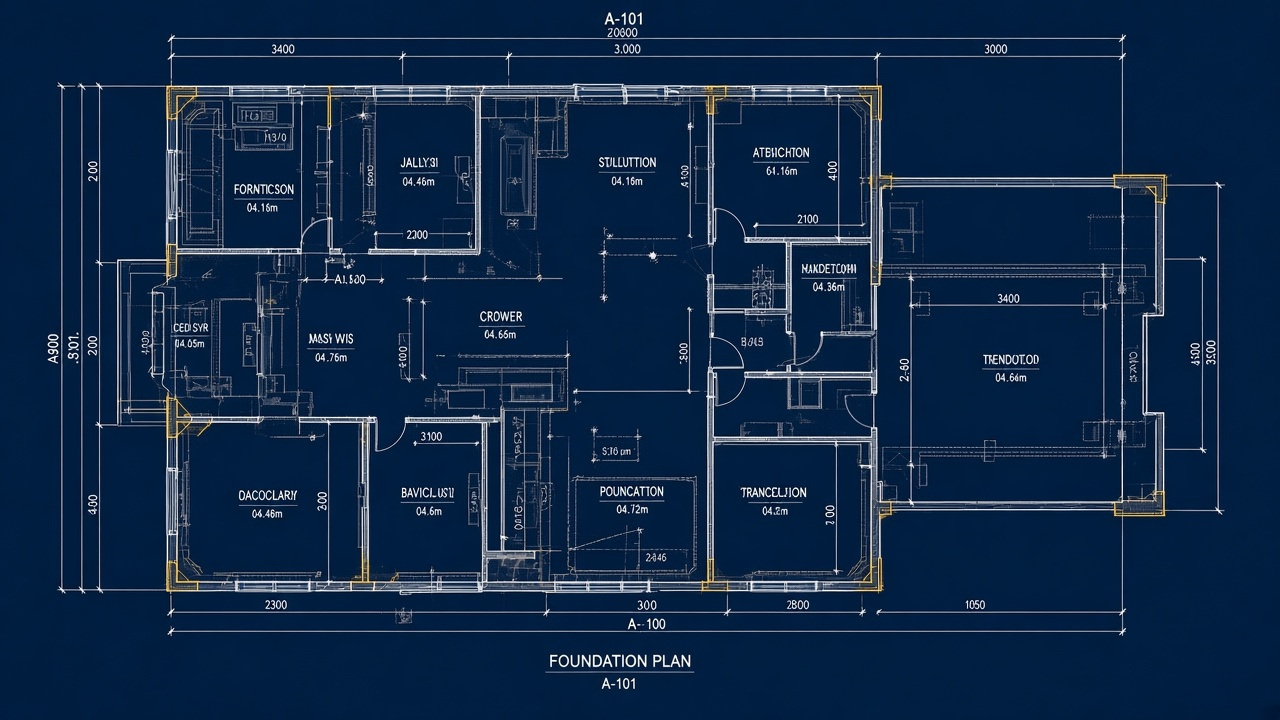
#> input picture docs/branding/calibraytai-opening-v1/storyboard/frame-a-blueprint.png, 1280 x 720 px; its folder holds 6 pictures in this run
$ python compose_motion_preview.py
#> lines starting #> are read from the running program, lines starting #| are printed output that depends on the picture
#!/usr/bin/env python3
"""Phase 2 timing preview from approved Opening V1 stills.

Pass 2: longer cosine dissolves, one continuous camera, mid-fade optical blur.
Does not regenerate Frame F. Still a stills-derived preview, not HQ 3D assembly.
"""

from __future__ import annotations

from pathlib import Path

from PIL import Image, ImageFilter

ROOT = Path(__file__).resolve().parents[1]
STORYBOARD = ROOT / "storyboard"
FRAMES_DIR = Path(__file__).resolve().parent / "frames"

W, H = 1280, 720
FPS = 30
DURATION_S = 7.0
TOTAL = int(DURATION_S * FPS)  # 210

# Sequential stills. Each fade is ~0.90–0.95s with a short hold after.
# (incoming_key, fade_start_s, fade_duration_s)
FADES: list[tuple[str, float, float]] = [
    ("B", 0.45, 0.95),
    ("C", 1.55, 0.95),
    ("D", 2.60, 0.95),
    ("E", 3.65, 0.95),
    ("F", 4.70, 1.00),
    ("G", 5.90, 0.95),
]


def smoother(t: float) -> float:
    t = max(0.0, min(1.0, t))
    return t * t * t * (t * (t * 6.0 - 15.0) + 10.0)


def lerp(a: float, b: float, t: float) -> float:
    return a + (b - a) * t


def load(name: str) -> Image.Image:
#> called with name = 'frame-a-blueprint.png'
    im = Image.open(STORYBOARD / name).convert("RGB")
#> im is the input picture: PIL image 1280x720 RGB; mean R, G, B 14.8, 40.5, 72.3
    if im.size != (W, H):
        im = im.resize((W, H), Image.Resampling.LANCZOS)
    return im


# [67 lines left out: functions ken_burns, camera_at, gold_hint, optical_mix, active_pair, compose_frame, not called in this run]


def main() -> None:
    FRAMES_DIR.mkdir(parents=True, exist_ok=True)
    stills = {
        "A": load("frame-a-blueprint.png"),
        "B": load("frame-b-layout.png"),
        "C": load("frame-c-foundation.png"),
        "D": load("frame-d-framing.png"),
        "E": load("frame-e-envelope.png"),
        "F": load("frame-f-completed-house-master-v1-approved.png"),
        "G": load("frame-g-brand-composited.png"),
    }
#> call 2 of load, with name = 'frame-b-layout.png'
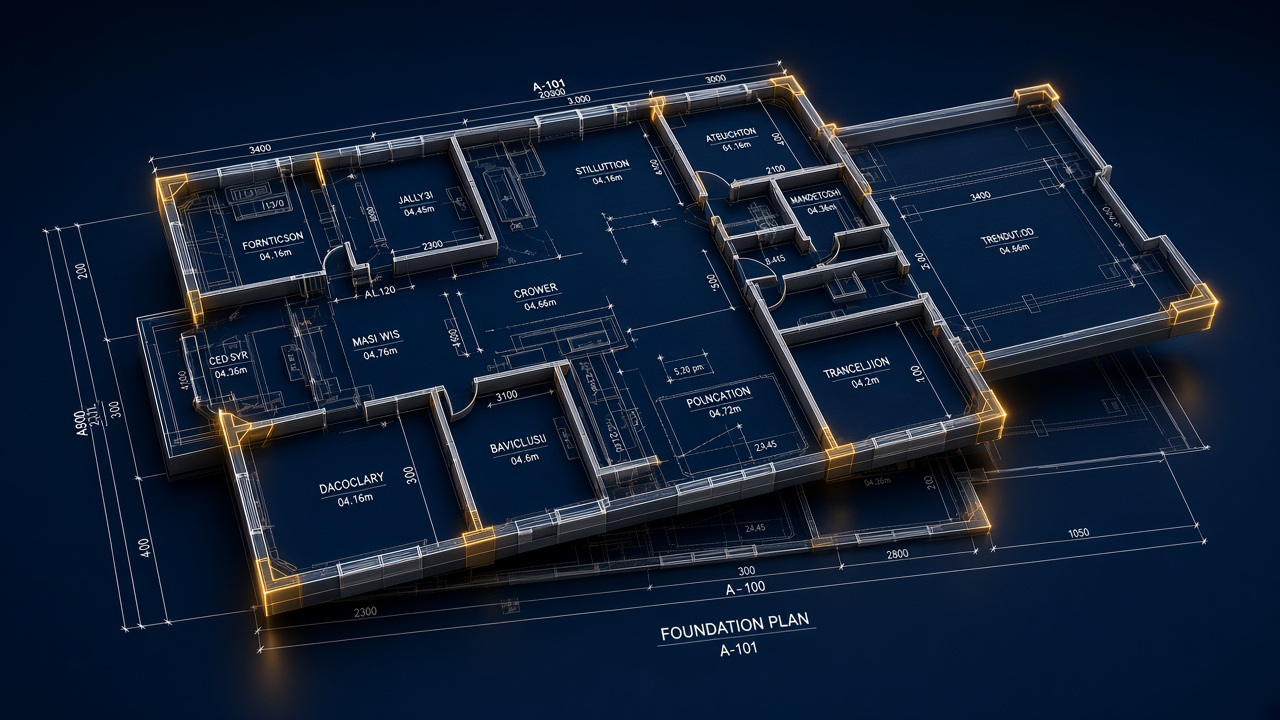
#> input picture docs/branding/calibraytai-opening-v1/storyboard/frame-b-layout.png, 1280 x 720 px
#> in load, im is the input picture: PIL image 1280x720 RGB; mean R, G, B 16.9, 30.9, 52.1
#> call 3 of load, with name = 'frame-c-foundation.png'
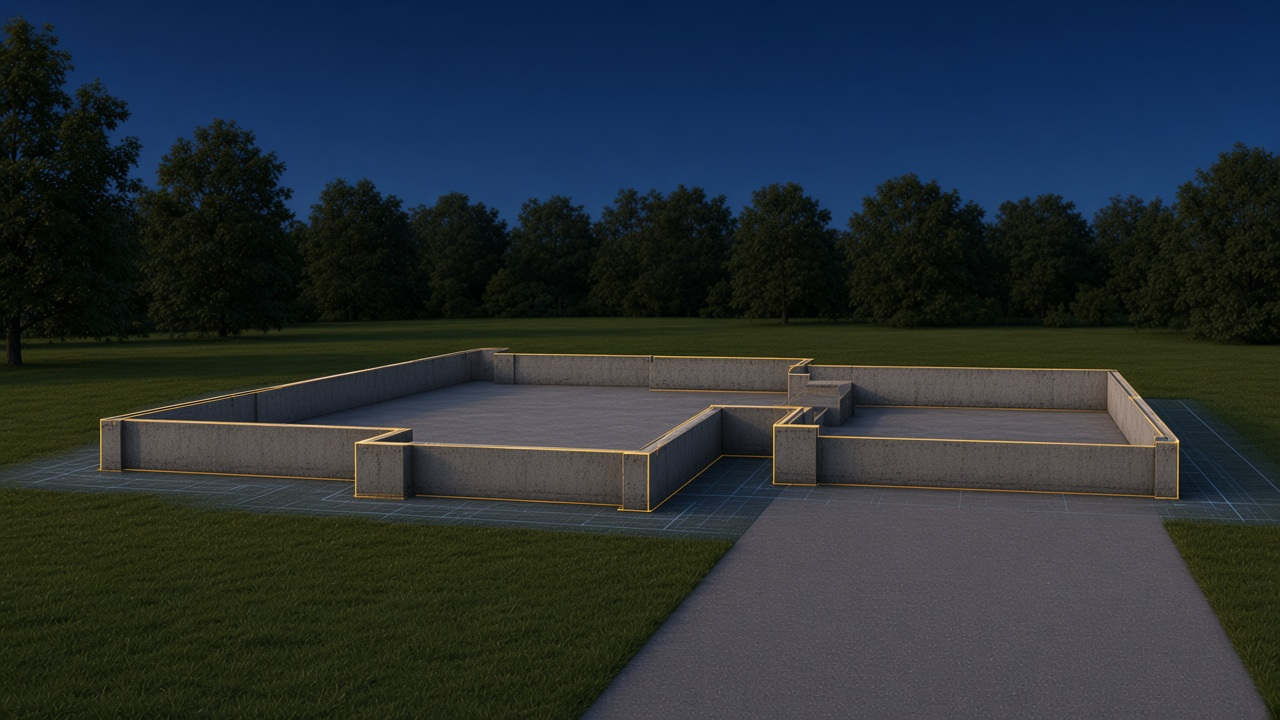
#> input picture docs/branding/calibraytai-opening-v1/storyboard/frame-c-foundation.png, 1280 x 720 px
#> in load, im is the input picture: PIL image 1280x720 RGB; mean R, G, B 39.3, 48.1, 53
#> call 4 of load, with name = 'frame-d-framing.png'
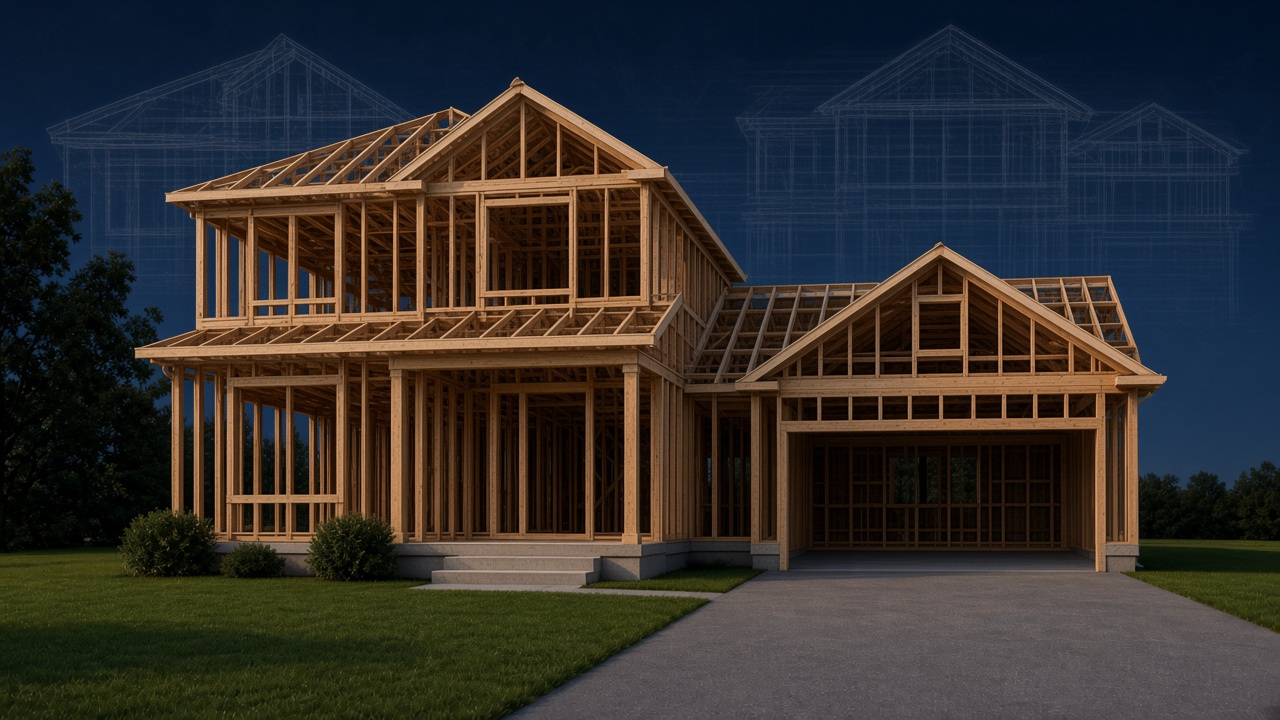
#> input picture docs/branding/calibraytai-opening-v1/storyboard/frame-d-framing.png, 1280 x 720 px
#> in load, im is the input picture: PIL image 1280x720 RGB; mean R, G, B 50.5, 47.4, 45.1
    for i in range(TOTAL):
        compose_frame(i, stills).save(FRAMES_DIR / f"f{i:04d}.jpg", "JPEG", quality=90, subsampling=0)
        if i % 30 == 0:
            print(f"wrote {i}/{TOTAL}", flush=True)
    print("done", TOTAL)


if __name__ == "__main__":
#> (the run stopped early here; a loop or call above may not have finished)
